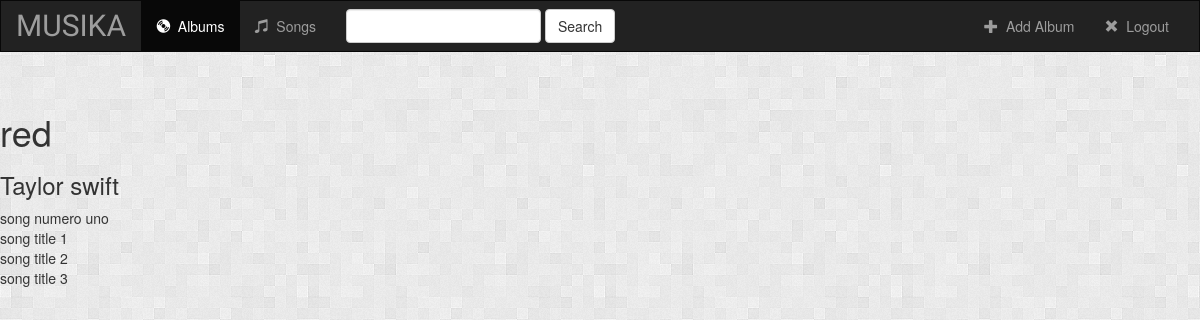
The app's page /music/1/ with its own data.
### music/models.py (models this page shows, shortened)
class Album(models.Model):
    artist = models.CharField(max_length=250)
    album_title = models.CharField(max_length=500)
    genre = models.CharField(max_length=150)
    album_logo = models.CharField(max_length=1000) #for posting a link to an image

class Song(models.Model):
    album = models.ForeignKey(Album, on_delete=models.CASCADE) #create a foreign key based on the primary key of a particular album
    file_type = models.CharField(max_length=10)
    song_title = models.CharField(max_length=250)
    is_favorite = models.BooleanField(default = False)

### music/views.py (the view)
# urls.py: url(r'^(?P<pk>[0-9]+)/$', views.DetailView.as_view(), name='detail'),
class DetailView(generic.DetailView):
    model = Album
    template_name = 'music/detail.html'

### music/templates/music/detail.html (shortened to what this page needs)
{% extends 'music/base.html' %}
{% block body %}
    <h1>{{ album.album_title }}</h1>
    <h3>{{ album.artist }}</h3>
    {% for song in album.song_set.all %}
        {{song.song_title}}
        <br>
    {% endfor %}
{% endblock %}

### music/static/music/style.css (style rules this page uses)
body { background: url("images/bright-squares.png"); }

### records on screen
Album: album_title "red", artist "Taylor swift"
Song: song_title "song numero uno"
Song: song_title "song title 1"
Song: song_title "song title 2"
Song: song_title "song title 3"
